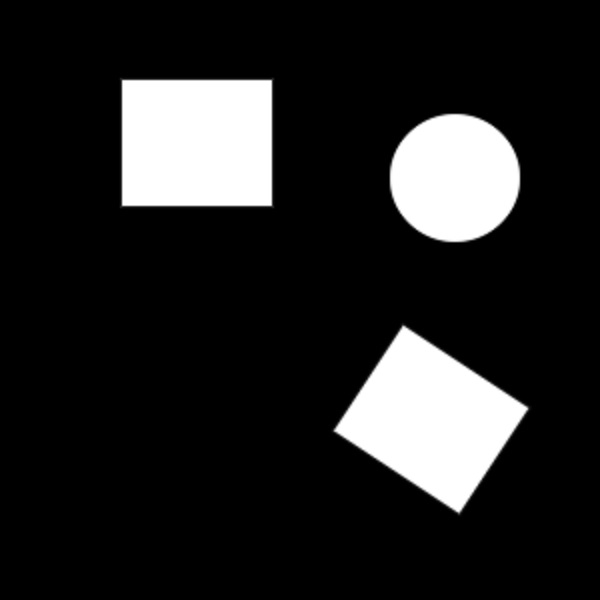
#> input picture Blobs/blobs3.jpg, 600 x 600 px
$ python detect_blob_fnegro.py
#> lines starting #> are read from the running program, lines starting #| are printed output that depends on the picture; after the words box and inside, x2 and y2 are one past the last pixel; in counts of white or black regions, pixels touching at a corner belong together
import cv2
import numpy as np
import matplotlib.pyplot as plt

# Leer la imagen en escala de grises
im = cv2.imread("blobs3.jpg", cv2.IMREAD_GRAYSCALE)
#> im is the input picture: shape (600, 600); min 0, max 255, mean 36.2

# Umbralizar la imagen para que los objetos blancos sean separados del fondo negro
_, thresholded_image = cv2.threshold(im, 127, 255, cv2.THRESH_BINARY)
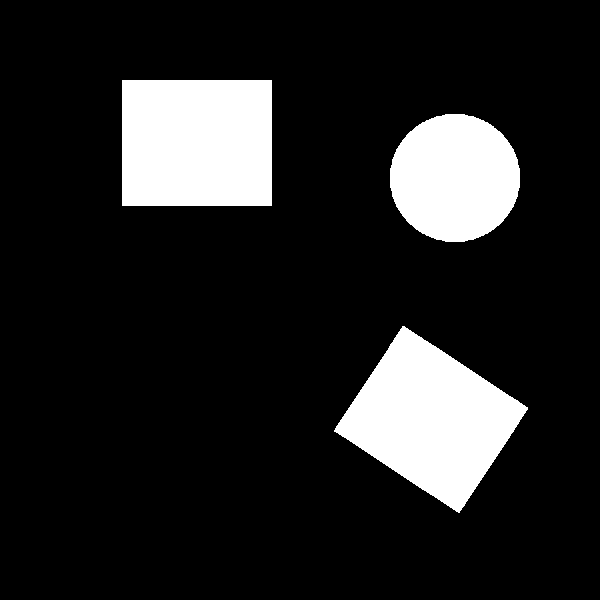
#> thresholded_image: shape (600, 600); 14.2% white; 3 white regions

# Detectar contornos de los objetos blancos
contours, _ = cv2.findContours(thresholded_image, cv2.RETR_EXTERNAL, cv2.CHAIN_APPROX_SIMPLE)
#> contours = 3 contours; box (x1, y1, x2, y2) and area: (334, 326, 528, 513) 18755, (122, 80, 272, 206) 18625, (390, 114, 520, 242) 12920

# Crear una copia de la imagen para dibujar los contornos
im_with_contours = cv2.cvtColor(im, cv2.COLOR_GRAY2BGR)  # Convertir a BGR para dibujar

# Dibujar los contornos detectados
cv2.drawContours(im_with_contours, contours, -1, (0, 0, 255), 2)  # Rojo para los contornos
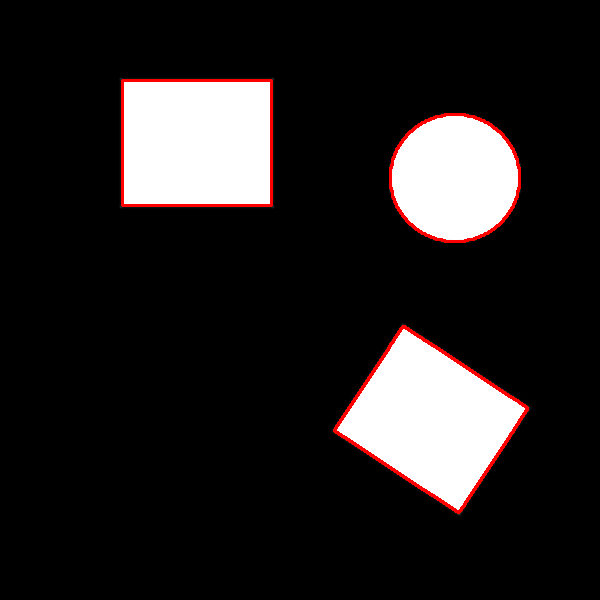
#> im_with_contours: shape (600, 600, 3); 1.39% of pixels changed, all inside (x1, y1, x2, y2) = (121, 79, 529, 514)

# Agregar una cruz en el centro de cada objeto
for contour in contours:
    # Calcular el centro de cada objeto usando los momentos
    M = cv2.moments(contour)
    if M["m00"] != 0:  # Evitar la división por cero
        cX = int(M["m10"] / M["m00"])
        cY = int(M["m01"] / M["m00"])

        # Dibujar una cruz en el centro del objeto
        size = 10  # Tamaño de la cruz
        cv2.line(im_with_contours, (cX - size, cY), (cX + size, cY), (0, 0, 255), 2)  # Línea horizontal
        cv2.line(im_with_contours, (cX, cY - size), (cX, cY + size), (0, 0, 255), 2)  # Línea vertical
#> this loop made 3 passes
#> (contour, cX, cY) on pass 3: ([[122, 80], [122, 205], [271, 205], [271, 80]], 196, 142)
#> (cX, cY) on passes 1 to 2: (430, 418), (454, 177)
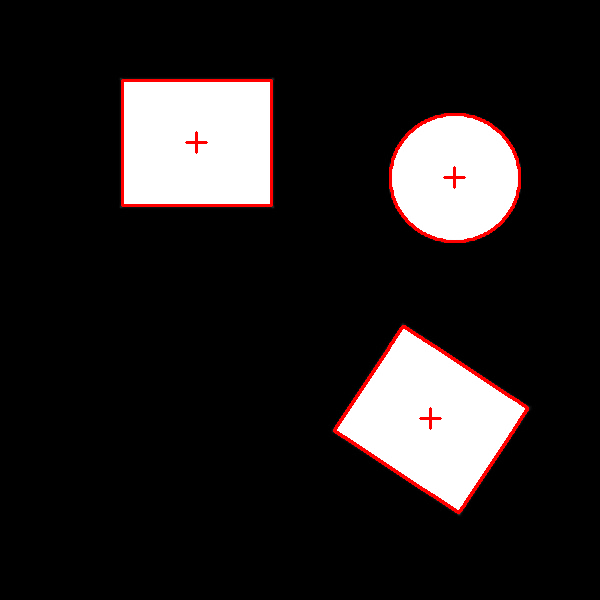
#> im_with_contours: shape (600, 600, 3); 0.1% of pixels changed, all inside (x1, y1, x2, y2) = (185, 131, 466, 430)

# Crear una figura con Matplotlib para mostrar las imágenes lado a lado
plt.figure(figsize=(12, 6))

# Imagen original
plt.subplot(1, 2, 1)
plt.title("Imagen Original")
plt.imshow(im, cmap="gray")
plt.axis("off")

# Imagen con contornos y cruces
plt.subplot(1, 2, 2)
plt.title("Objetos Blancos Detectados con Contornos y Cruces")
plt.imshow(cv2.cvtColor(im_with_contours, cv2.COLOR_BGR2RGB))  # Convertir a RGB para Matplotlib
plt.axis("off")

plt.tight_layout()
plt.show()
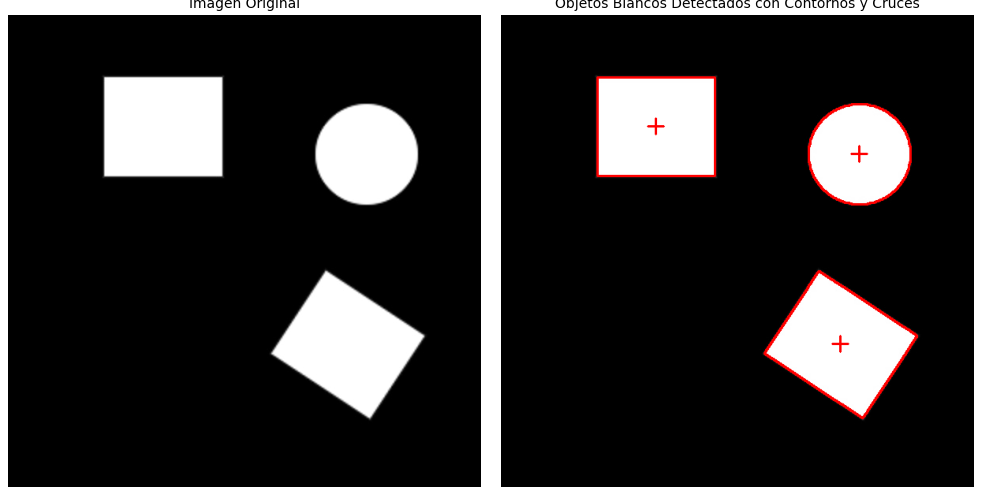
#> figure drawn by matplotlib, 2 panels

$ run again, with Blobs/blobs2.jpg copied over Blobs/blobs3.jpg
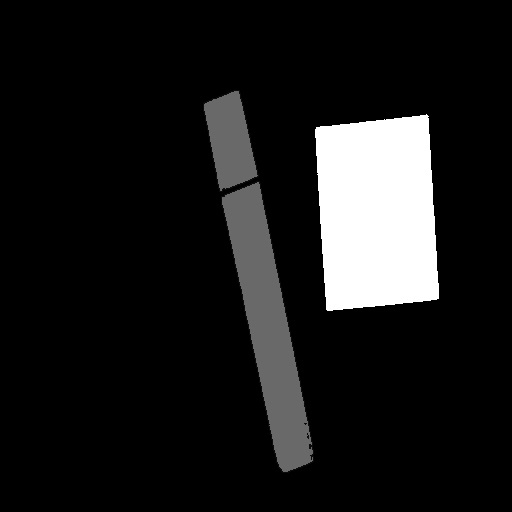
#> input picture Blobs/blobs2.jpg, 512 x 512 px
#> im is the input picture: shape (512, 512); min 0, max 255, mean 26.3
#> `_, thresholded_image = cv2.threshold(im, 127, 255, cv2.THRESH_BINARY)`:
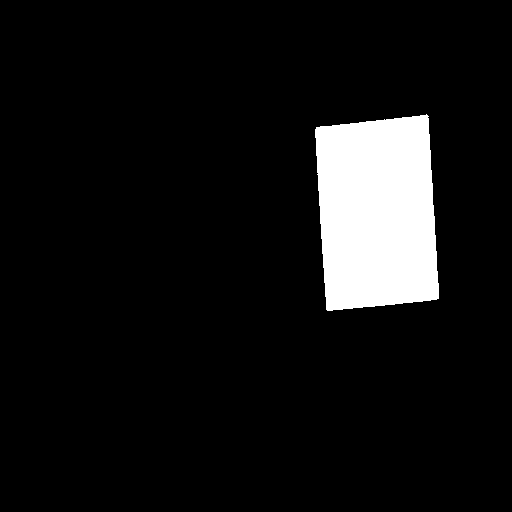
#> thresholded_image: shape (512, 512); 8% white; 1 white region
#> contours = 1 contour; box (x1, y1, x2, y2) and area: (315, 114, 439, 311) 20776
#> the loop `for contour in contours:` made 1 pass
#> (cX, cY, size) on pass 1: (376, 212, 10)
#> `plt.show()`:
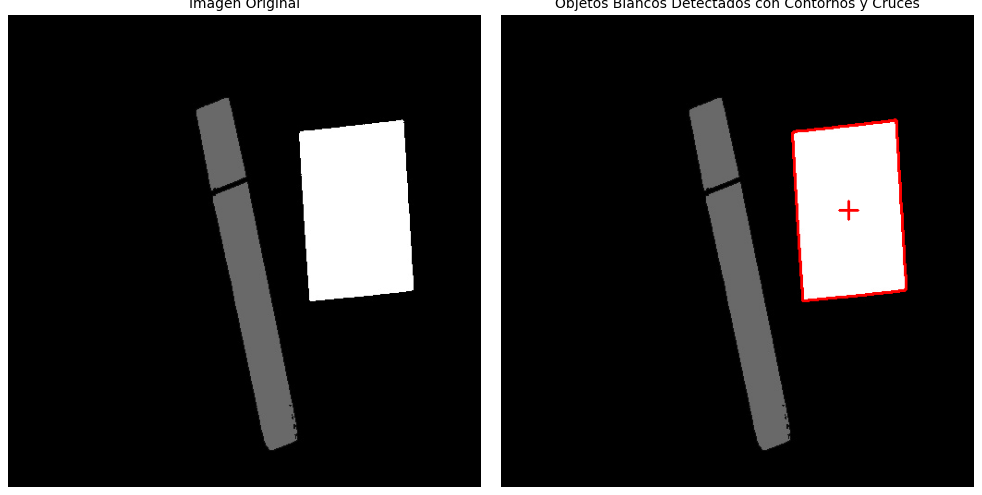
#> figure drawn by matplotlib, 2 panels
